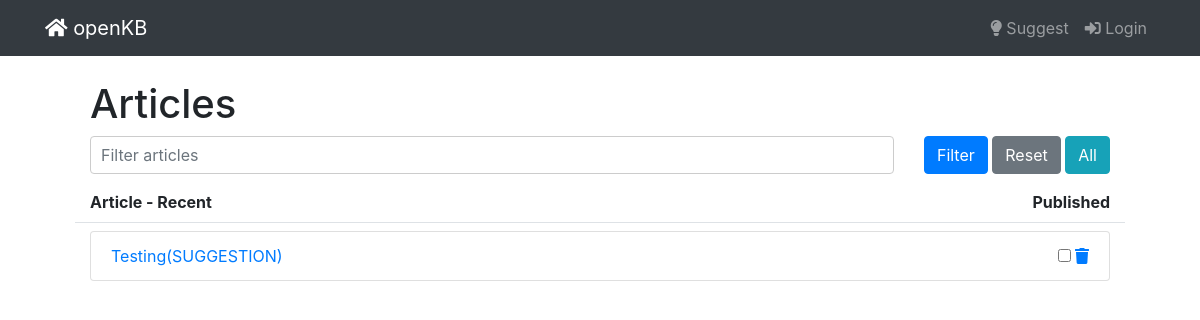
The page /articles/ on the database as committed earlier.
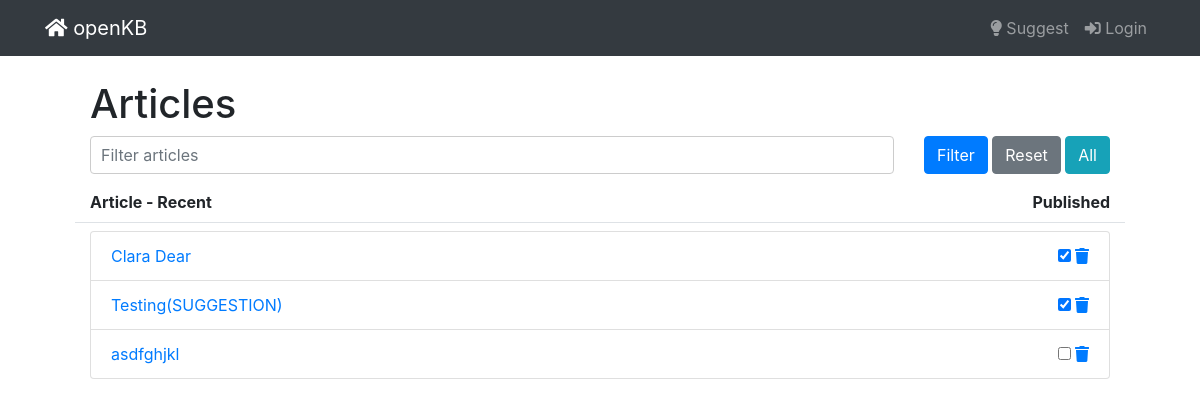
The same page on the database as committed later.
### kb/models.py (models this page shows, shortened)
class Article(models.Model):
    title = models.CharField(max_length=255)
    content = MDTextField()
    created = models.DateTimeField(auto_now_add=True)
    updated = models.DateTimeField(auto_now=True)
    keywords = models.CharField(max_length=255)
    published = models.BooleanField(default=False)
    view_count = models.PositiveIntegerField(default=0)  # Added field for tracking views
    permalink = models.SlugField(max_length=255, unique=True, default='')
    seo_title = models.CharField(max_length=255, default='')
    seo_description = models.TextField(default='')

### kb/views.py (the view)
# urls.py: path('articles/', ArticleListView.as_view(), name='article_list'),
class ArticleListView(ListView):
    model = Article
    template_name = 'articles/article_list.html'
    context_object_name = 'articles'
    def get_queryset(self):
        queryset = super().get_queryset()
        filter_value = self.request.GET.get('filter', '')
        queryset = queryset.order_by('-updated')  # Replace 'updated' with 'created' if that's your field
        if filter_value:
            queryset = queryset.filter(title__icontains=filter_value)
        return queryset

### templates/articles/article_list.html (shortened to what this page needs)
{% extends 'base.html' %}
{% block content %}
{% include "nav.html" %}
<div class="container mt-5">
    <h1>Articles</h1>
    <div class="row mb-3">
        <div class="col">
            <input type="text" id="filter_articles" class="form-control" placeholder="Filter articles">
        </div>
        <div class="col-auto">
            <button class="btn btn-primary" onclick="filterArticles()">Filter</button>
            <button class="btn btn-secondary" onclick="resetFilter()">Reset</button>
            <button class="btn btn-info">All</button>
        </div>
    </div>
    <div class="row font-weight-bold border-bottom pb-2 mb-2">
        <div class="col-md-10">
            Article - Recent
        </div>
        <div class="col-md-2 text-right">
            Published
        </div>
    </div>
    <div class="list-group">
        {% for article in articles %}
        <div class="list-group-item d-flex justify-content-between align-items-center">
            <div>
                <a href="{% url 'edit_article' article.id %}">
                {{ article.title }} {% if article.is_suggestion %}(SUGGESTION){% endif %}
                </a>
            </div>
            <div>
                <input type="checkbox" {% if article.published %}checked{% endif %} onclick="togglePublished({{ article.id }})">
                <a href="{% url 'delete_article' article.id %}" onclick="return confirm('Are you sure?');"><i class="fas fa-trash"></i></a>
            </div>
        </div>
        {% empty %}
        <div class="list-group-item">No articles found.</div>
        {% endfor %}
    </div>
</div>
{% endblock %}

### templates/base.html (shortened to what this page needs)
{% load static %}
<!DOCTYPE html>
<html lang="en">
<head>
    <link
        rel="stylesheet"
        href="https://stackpath.bootstrapcdn.com/bootstrap/4.5.2/css/bootstrap.min.css" />
    <link
        rel="stylesheet"
        href="https://cdnjs.cloudflare.com/ajax/libs/font-awesome/5.15.3/css/all.min.css" />
    <link rel="stylesheet" href="{% static 'assets/css/styles.css' %}">
    <link href="https://cdn.jsdelivr.net/npm/bootstrap-icons/font/bootstrap-icons.css" rel="stylesheet">
</head>
<body>
     <div class="container" style="margin-top: 80px; max-width: 90%">
        {% block content %}
        {% endblock content %}
     </div>
</body>
</html>

### templates/nav.html (shortened to what this page needs)
<nav class="navbar navbar-expand-lg navbar-dark bg-dark fixed-top">
    <div class="container">
        <a class="navbar-brand" href="{% url 'home' %}"><i class="fas fa-home"></i> openKB</a>
        <div class="collapse navbar-collapse" id="navbarResponsive">
            <ul class="navbar-nav ml-auto">
                {% if user.is_authenticated %}
                <li class="nav-item dropdown">
                    <a class="nav-link dropdown-toggle" href="#" id="usersDropdown" role="button" data-toggle="dropdown" aria-haspopup="true" aria-expanded="false">
                        <i class="fas fa-users"></i> Users
                    </a>
                    <div class="dropdown-menu" aria-labelledby="usersDropdown">
                        {% if user.is_superuser %}
                        <a class="dropdown-item" href="{% url 'new-user' %}">New</a>
                        <a class="dropdown-item" href="{% url 'edit-users' %}">Edit</a>
                        {% endif %}
                        <a class="dropdown-item" href="{% url 'my-account' %}">My Account</a>
                    </div>
                </li>
                <li class="nav-item dropdown">
                    <a class="nav-link dropdown-toggle" href="#" id="articleDropdown" role="button" data-toggle="dropdown" aria-haspopup="true" aria-expanded="false">
                        <i class="fas fa-newspaper"></i> Article
                    </a>
                    <div class="dropdown-menu" aria-labelledby="articleDropdown">
                        <a class="dropdown-item" href="{% url "add_article" %}"><i class="fas fa-plus"></i> New</a>
                        {% if user.is_superuser %}
                        <a class="dropdown-item" href="{% url "article_list" %}"><i class="fas fa-edit"></i> Edit All</a>
                        {% else %}
                        <a class="dropdown-item" href="{% url "article_list" %}"><i class="fas fa-edit"></i> Edit All</a>
                        {% endif %}
                    </div>
                </li>
                {% if user.is_superuser %}
                <li class="nav-item dropdown">
                    <a class="nav-link dropdown-toggle" href="#" id="adminDropdown" role="button" data-toggle="dropdown" aria-haspopup="true" aria-expanded="false">
                        <i class="fas fa-cogs"></i> Admin
                    </a>
                    <div class="dropdown-menu" aria-labelledby="adminDropdown">
                        <a class="dropdown-item" href="#"><i class="fas fa-cog"></i> Settings</a>
                        <a class="dropdown-item" href="#"><i class="fas fa-file"></i> Files</a>
                        <a class="dropdown-item" href="#"><i class="fas fa-upload"></i> Import</a>
                        <a class="dropdown-item" href="#"><i class="fas fa-download"></i> Export</a>
                        <a class="dropdown-item" href="#"><i class="fas fa-trash"></i> Cleanup Files</a>
                    </div>
                </li>
                {% endif %}
                <li class="nav-item">
                    <a class="nav-link" href="{% url 'logout' %}"><i class="fas fa-sign-out-alt"></i> Logout</a>
                </li>
                {% else %}
                <li class="nav-item">
                    <a class="nav-link" href="{% url "suggest" %}"><i class="fas fa-lightbulb"></i> Suggest</a>
                </li>
                <li class="nav-item">
                    <a class="nav-link" href="{% url 'login' %}"><i class="fas fa-sign-in-alt"></i> Login</a>
                </li>
                {% endif %}
            </ul>
        </div>
    </div>
</nav>

### static/assets/css/styles.css (style rules this page uses)
html, body { height: 100%; margin: 0; }
.container { flex: 1 0 auto; }
input[type="text"], textarea { width: 100%; padding: 10px; border: 1px solid #ccc; border-radius: 4px; }

Rows that differ between the two databases and show on the page:
added Article: title "Clara Dear", published "☑"
changed Article "Testing(SUGGESTION)": published "☐" → "☑"
added Article: title "asdfghjkl"
